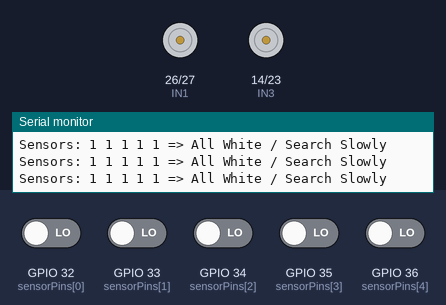
Recording of a sketch running on a simulated ESP32. Parts: motor-driver pin pairs drawn as motors (green arrow = first pin HIGH = forward, orange = second pin HIGH = backward, longer = more drive, scaled by the enable pin), the last lines printed to the serial monitor. Inputs (shaded band) come from the test bench; at power-on: GPIO 32 (sensorPins[0]), GPIO 33 (sensorPins[1]), GPIO 34 (sensorPins[2]), GPIO 35 (sensorPins[3]), GPIO 36 (sensorPins[4]) LOW.

Above: at 1.2 s.
1.3 s: GPIO 32 (sensorPins[0]) driven HIGH
At 2.2 s:
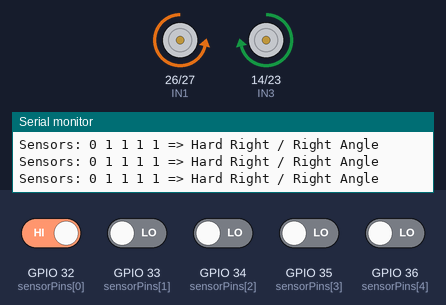
2.8 s: GPIO 36 (sensorPins[4]) driven HIGH
At 3.4 s:
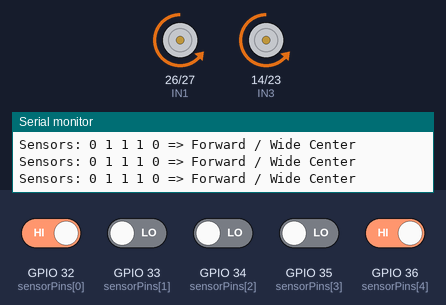
4.3 s: GPIO 32 (sensorPins[0]) driven LOW
At 5.5 s:
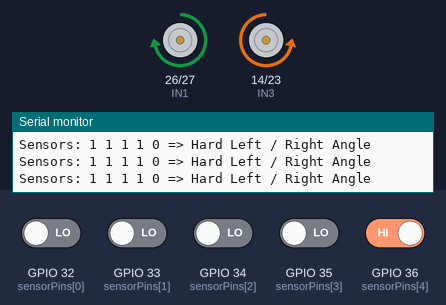
5.8 s: GPIO 36 (sensorPins[4]) driven LOW
At 7.0 s:
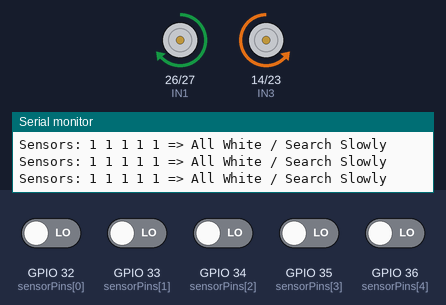
7.3 s: GPIO 34 (sensorPins[2]) driven HIGH
At 8.1 s:
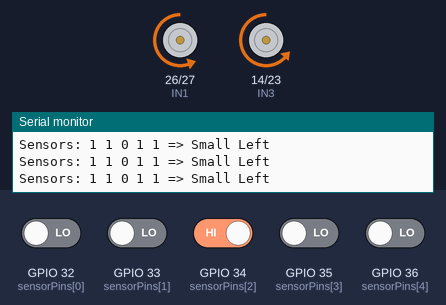
9.2 s: GPIO 33 (sensorPins[1]) driven HIGH
At 10.6 s:
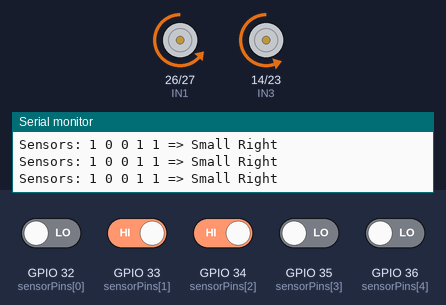
Timing chart, 0 to 12.1 s (numbered marks = the images above; inputs shaded):
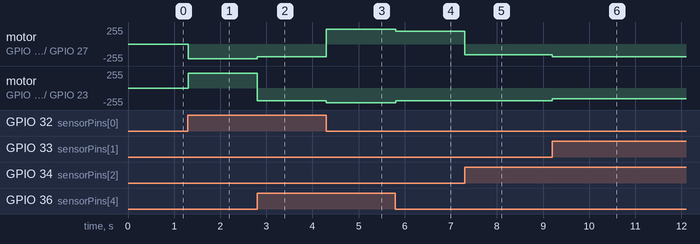

The sketch:

car_0527.ino
```cpp
// ===== 感測器設定 =====
// 從左到右：最左、左中、中、右中、最右
const int sensorPins[5] = {32, 33, 34, 35, 36};

// 黑線 RAW = 0，白色 RAW = 1，所以設 true
const bool BLACK_IS_LOW = true;

// ===== L298N 馬達腳位 =====
const int ENA = 25;  // 左馬達 PWM
const int IN1 = 26;
const int IN2 = 27;

const int ENB = 13;  // 右馬達 PWM
const int IN3 = 14;
const int IN4 = 23;

// ===== 速度設定，0~255 =====
int baseSpeed = 190;
int smallTurn = 160;
int hardTurnSpeed = 220;
int searchSpeed = 190;

int lastDirection = 0;
// -1 表示上次偏左，1 表示上次偏右，0 表示直走

void setup() {
  Serial.begin(115200);
  Serial.println("hi");

  for (int i = 0; i < 5; i++) {
    pinMode(sensorPins[i], INPUT);
  }

  pinMode(IN1, OUTPUT);
  pinMode(IN2, OUTPUT);
  pinMode(IN3, OUTPUT);
  pinMode(IN4, OUTPUT);

  ledcAttach(ENA, 30000, 8);
  ledcAttach(ENB, 30000, 8);

  stopMotors();
}

bool isBlack(int pin) {
  return digitalRead(pin) == LOW;
}

void setMotor(int leftSpeed, int rightSpeed) {
  // leftSpeed / rightSpeed: -255 ~ 255
  leftSpeed = constrain(leftSpeed, -255, 255);
  rightSpeed = constrain(rightSpeed, -255, 255);

  // 左馬達
  if (leftSpeed >= 0) {
    digitalWrite(IN1, LOW);
    digitalWrite(IN2, HIGH);
    ledcWrite(ENA, leftSpeed);
  } else {
    digitalWrite(IN1, HIGH);
    digitalWrite(IN2, LOW);
    ledcWrite(ENA, -leftSpeed);
  }

  // 右馬達
  if (rightSpeed >= 0) {
    digitalWrite(IN3, LOW);
    digitalWrite(IN4, HIGH);
    ledcWrite(ENB, rightSpeed);
  } else {
    digitalWrite(IN3, HIGH);
    digitalWrite(IN4, LOW);
    ledcWrite(ENB, -rightSpeed);
  }
}

void stopMotors() {
  digitalWrite(IN1, LOW);
  digitalWrite(IN2, LOW);
  digitalWrite(IN3, LOW);
  digitalWrite(IN4, LOW);
  ledcWrite(ENA, 0);
  ledcWrite(ENB, 0);
}

void loop() {
  bool L2 = isBlack(sensorPins[0]);
  bool L1 = isBlack(sensorPins[1]);
  bool C  = isBlack(sensorPins[2]);
  bool R1 = isBlack(sensorPins[3]);
  bool R2 = isBlack(sensorPins[4]);

  Serial.print("Sensors: ");
  Serial.print(L2); Serial.print(" ");
  Serial.print(L1); Serial.print(" ");
  Serial.print(C);  Serial.print(" ");
  Serial.print(R1); Serial.print(" ");
  Serial.print(R2); Serial.print(" => ");

  // 1. 正中央，包含寬黑線 L1+C+R1
  if (C && !L2 && !R2) {
    Serial.println("Forward / Wide Center");
    setMotor(baseSpeed, baseSpeed);
    lastDirection = 0;
  }

  // 2. 直角左彎或嚴重偏左：L2 看到黑線
  else if (L2 && !R2) {
    Serial.println("Hard Left / Right Angle");
    lastDirection = -1;

    // 原地偏左轉，直到 C 重新看到黑線
    setMotor(-hardTurnSpeed, hardTurnSpeed);
  }

  // 3. 直角右彎或嚴重偏右：R2 看到黑線
  else if (R2 && !L2) {
    Serial.println("Hard Right / Right Angle");
    lastDirection = 1;

    // 原地偏右轉，直到 C 重新看到黑線
    setMotor(hardTurnSpeed, -hardTurnSpeed);
  }

  // 4. 小左修正
  else if (L1 && !C) {
    Serial.println("Small Left");
    setMotor(smallTurn, baseSpeed);
    lastDirection = -1;
  }

  // 5. 小右修正
  else if (R1 && !C) {
    Serial.println("Small Right");
    setMotor(baseSpeed, smallTurn);
    lastDirection = 1;
  }

  // 6. 全白：可能是衝出賽道，依照上次方向慢慢找回
  else {
    Serial.println("All White / Search Slowly");

    if (lastDirection < 0) {
      setMotor(-searchSpeed, searchSpeed);
    } else if (lastDirection > 0) {
      setMotor(searchSpeed, -searchSpeed);
    } else {
      stopMotors();
    }
  }

  delay(5);
}
```

Measured:
- after the input at 1.3 s, motor on GPIO 26 (IN1) / GPIO 27 (IN2): stopped → backward 219/255 at once; motor on GPIO 14 (IN3) / GPIO 23 (IN4): stopped → forward 219/255 at once
- after the input at 2.8 s, motor on GPIO 26 (IN1) / GPIO 27 (IN2): backward 219/255 → backward 189/255 at once; motor on GPIO 14 (IN3) / GPIO 23 (IN4): forward 219/255 → backward 189/255 at once
- after the input at 4.3 s, motor on GPIO 26 (IN1) / GPIO 27 (IN2): backward 189/255 → forward 219/255 at once; motor on GPIO 14 (IN3) / GPIO 23 (IN4): backward 189/255 → backward 219/255 at once
- after the input at 5.8 s, motor on GPIO 26 (IN1) / GPIO 27 (IN2): forward 219/255 → forward 189/255 at once; motor on GPIO 14 (IN3) / GPIO 23 (IN4): backward 219/255 → backward 189/255 at once
- after the input at 7.3 s, motor on GPIO 26 (IN1) / GPIO 27 (IN2): forward 189/255 → backward 159/255 at once
- after the input at 9.2 s, motor on GPIO 26 (IN1) / GPIO 27 (IN2): backward 159/255 → backward 189/255 at once; motor on GPIO 14 (IN3) / GPIO 23 (IN4): backward 189/255 → backward 159/255 at once
